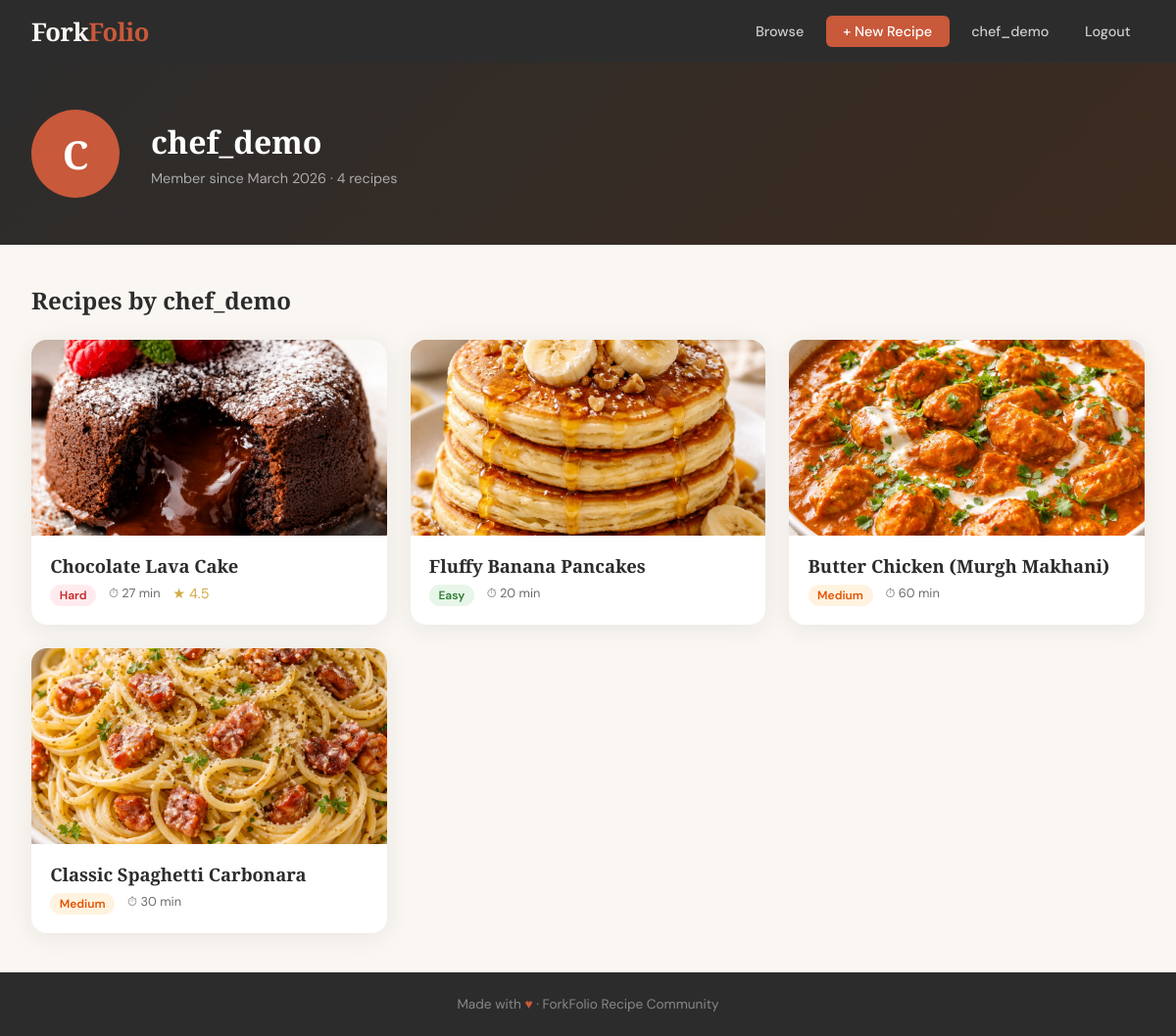
Page /profile/chef_demo/ (signed in) on the committed database.
### recipes/models.py (models this page shows, shortened)
class Recipe(models.Model):
    DIFFICULTY_CHOICES = [
        ('easy', 'Easy'),
        ('medium', 'Medium'),
        ('hard', 'Hard'),
    ]
    title = models.CharField(max_length=200)
    slug = models.SlugField(unique=True)
    author = models.ForeignKey(User, on_delete=models.CASCADE, related_name='recipes')
    category = models.ForeignKey(Category, on_delete=models.SET_NULL, null=True, blank=True)
    description = models.TextField()
    photo = models.ImageField(upload_to='recipes/photos/', blank=True, null=True)
    prep_time = models.PositiveIntegerField(help_text="Minutes")
    cook_time = models.PositiveIntegerField(help_text="Minutes")
    servings = models.PositiveIntegerField(default=4)
    difficulty = models.CharField(max_length=10, choices=DIFFICULTY_CHOICES, default='medium')
    created_at = models.DateTimeField(auto_now_add=True)
    updated_at = models.DateTimeField(auto_now=True)
    class Meta:
        ordering = ['-created_at']
    def total_time(self):
        return self.prep_time + self.cook_time
    def average_rating(self):
        ratings = self.ratings.all()
        if ratings.exists():
            return round(sum(r.score for r in ratings) / ratings.count(), 1)
        return 0

class Rating(models.Model):
    recipe = models.ForeignKey(Recipe, on_delete=models.CASCADE, related_name='ratings')
    user = models.ForeignKey(User, on_delete=models.CASCADE)
    score = models.IntegerField(validators=[MinValueValidator(1), MaxValueValidator(5)])
    review = models.TextField(blank=True)
    created_at = models.DateTimeField(auto_now_add=True)
    class Meta:
        unique_together = ('recipe', 'user')

### recipes/views.py (the view)
# urls.py: path('profile/<str:username>/', views.profile, name='profile'),
def profile(request, username):
    from django.contrib.auth.models import User
    user = get_object_or_404(User, username=username)
    recipes = Recipe.objects.filter(author=user)
    return render(request, 'recipes/profile.html', {'profile_user': user, 'recipes': recipes})

### templates/recipes/profile.html (shortened to what this page needs)
{% extends 'recipes/base.html' %}
{% block content %}
<div class="profile-header">
    <div class="profile-header-inner">
        <div class="avatar">{{ profile_user.username|first|upper }}</div>
        <div class="profile-info">
            <h1>{{ profile_user.username }}</h1>
            <p>Member since {{ profile_user.date_joined|date:"F Y" }} · {{ recipes|length }} recipe{{ recipes|length|pluralize }}</p>
        </div>
    </div>
</div>
<div class="profile-body">
    <h2>Recipes by {{ profile_user.username }}</h2>
    {% if recipes %}
    <div class="grid-3">
        {% for recipe in recipes %}
        <a href="{% url 'recipe_detail' recipe.slug %}" class="recipe-card">
            {% if recipe.photo %}
            <img src="{{ recipe.photo.url }}" alt="{{ recipe.title }}" class="recipe-card-img">
            {% else %}
            <div class="recipe-card-img">🍳</div>
            {% endif %}
            <div class="recipe-card-body">
                <div class="recipe-card-title">{{ recipe.title }}</div>
                <div class="recipe-card-meta">
                    <span class="badge badge-{{ recipe.difficulty }}">{{ recipe.get_difficulty_display }}</span>
                    <span>⏱ {{ recipe.total_time }} min</span>
                    {% if recipe.average_rating > 0 %}
                    <span class="stars">★ {{ recipe.average_rating }}</span>
                    {% endif %}
                </div>
            </div>
        </a>
        {% endfor %}
    </div>
    {% endif %}
</div>
{% endblock %}

### templates/recipes/base.html (shortened to what this page needs)
<!DOCTYPE html>
<html lang="en">
<head>
</head>
<body>
    <nav>
        <a href="{% url 'home' %}" class="nav-logo">Fork<span>Folio</span></a>
        <div class="nav-links">
            <a href="{% url 'recipe_list' %}">Browse</a>
            {% if user.is_authenticated %}
                <a href="{% url 'recipe_create' %}" class="btn-primary">+ New Recipe</a>
                <a href="{% url 'profile' user.username %}">{{ user.username }}</a>
                <a href="{% url 'logout' %}">Logout</a>
            {% else %}
                <a href="{% url 'login' %}">Login</a>
                <a href="{% url 'register' %}" class="btn-primary">Sign Up</a>
            {% endif %}
        </div>
    </nav>
    <main>{% block content %}{% endblock %}</main>
    <footer>
        Made with <span>♥</span> · ForkFolio Recipe Community
    </footer>
</body>
</html>

### templates/recipes/base.html (style rules this page uses)
:root { --cream: #faf7f2; --warm-white: #fff9f3; --terracotta: #c8593a; --terracotta-dark: #a8432a; --sage: #7a9e7e; --gold: #d4a843; --charcoal: #2c2c2c; --mid-gray: #6b6b6b; --light-gray: #e8e2da; --card-bg: #ffffff; --shadow: 0 4px 24px rgba(44,44,44,0.08); --shadow-hover: 0 12px 40px rgba(44,44,44,0.16); }
* { margin: 0; padding: 0; box-sizing: border-box; }
body { font-family: 'DM Sans', sans-serif; background: var(--cream); color: var(--charcoal); min-height: 100vh; }
nav { background: var(--charcoal); padding: 0 2rem; display: flex; align-items: center; justify-content: space-between; height: 64px; position: sticky; top: 0; z-index: 100; }
.nav-logo { font-family: 'Playfair Display', serif; font-size: 1.6rem; font-weight: 900; color: var(--cream); text-decoration: none; letter-spacing: -0.5px; }
.nav-logo span { color: var(--terracotta); }
.nav-links { display: flex; gap: 0.5rem; align-items: center; }
.nav-links a { color: #ccc; text-decoration: none; font-size: 0.9rem; font-weight: 500; padding: 0.4rem 0.9rem; border-radius: 6px; transition: all 0.2s; }
.nav-links .btn-primary { background: var(--terracotta); color: white; padding: 0.45rem 1.1rem; }
main { min-height: calc(100vh - 64px - 80px); }
footer { background: var(--charcoal); color: #888; text-align: center; padding: 1.5rem; font-size: 0.85rem; }
footer span { color: var(--terracotta); }
.recipe-card { background: var(--card-bg); border-radius: 16px; overflow: hidden; box-shadow: var(--shadow); transition: transform 0.25s, box-shadow 0.25s; text-decoration: none; color: inherit; display: block; }
.recipe-card-img { width: 100%; height: 200px; object-fit: cover; background: linear-gradient(135deg, #e8ddd4, #d4c9be); display: flex; align-items: center; justify-content: center; font-size: 3rem; }
.recipe-card-body { padding: 1.2rem; }
.recipe-card-title { font-family: 'Playfair Display', serif; font-size: 1.15rem; font-weight: 700; margin-bottom: 0.4rem; line-height: 1.3; }
.recipe-card-meta { display: flex; gap: 0.8rem; font-size: 0.8rem; color: var(--mid-gray); flex-wrap: wrap; }
.badge { display: inline-block; padding: 0.2rem 0.6rem; border-radius: 20px; font-size: 0.75rem; font-weight: 600; }
.badge-easy { background: #e8f5e9; color: #2e7d32; }
.badge-medium { background: #fff3e0; color: #e65100; }
.badge-hard { background: #ffebee; color: #c62828; }
.stars { color: var(--gold); font-size: 0.9rem; }
.btn-primary { background: var(--terracotta); color: white; }
.grid-3 { display: grid; grid-template-columns: repeat(auto-fill, minmax(300px, 1fr)); gap: 1.5rem; }

### templates/recipes/profile.html (style rules this page uses)
.profile-header { background: linear-gradient(135deg, var(--charcoal) 0%, #3d2b1f 100%); padding: 3rem 2rem; color: white; }
.profile-header-inner { max-width: 1200px; margin: 0 auto; display: flex; align-items: center; gap: 2rem; }
.avatar { width: 90px; height: 90px; background: var(--terracotta); border-radius: 50%; display: flex; align-items: center; justify-content: center; font-size: 2.5rem; font-weight: 900; font-family: 'Playfair Display', serif; color: white; flex-shrink: 0; }
.profile-info h1 { font-family: 'Playfair Display', serif; font-size: 2rem; font-weight: 700; margin-bottom: 0.4rem; }
.profile-info p { color: #aaa; font-size: 0.9rem; }
.profile-body { max-width: 1200px; margin: 2.5rem auto; padding: 0 2rem; }
.profile-body h2 { font-family: 'Playfair Display', serif; font-size: 1.5rem; font-weight: 700; margin-bottom: 1.5rem; }

### rows in the picture
Recipe: photo (picture), title "Chocolate Lava Cake", difficulty "Hard", total_time "27", average_rating "4.5"
Recipe: photo (picture), title "Fluffy Banana Pancakes", difficulty "Easy", total_time "20"
Recipe: photo (picture), title "Butter Chicken (Murgh Makhani)", difficulty "Medium", total_time "60"
Recipe: photo (picture), title "Classic Spaghetti Carbonara", difficulty "Medium", total_time "30"

### other values in the picture
{{ user.username }} "chef_demo"
{{ profile_user.username|first|upper }} "C"
{{ profile_user.username }} "chef_demo"
{{ profile_user.date_joined|date:"F Y" }} "March 2026"
{{ recipes|length }} "4"
